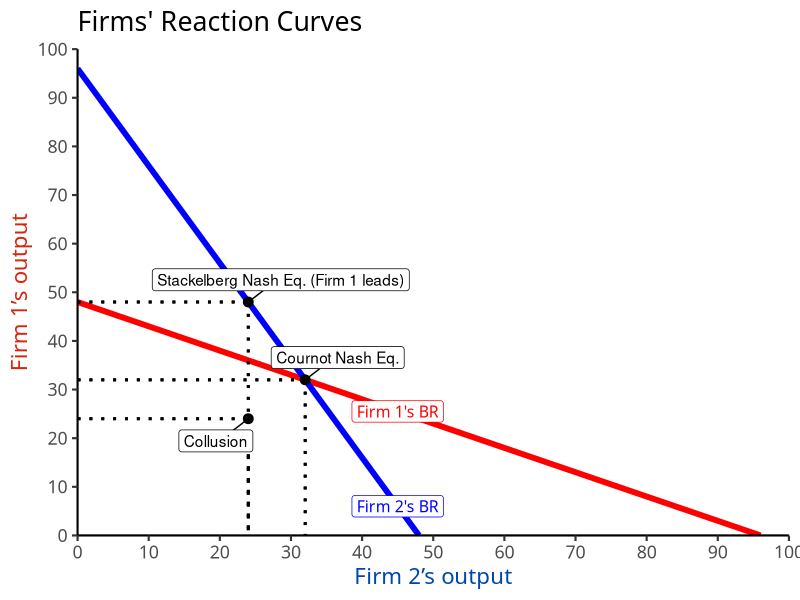
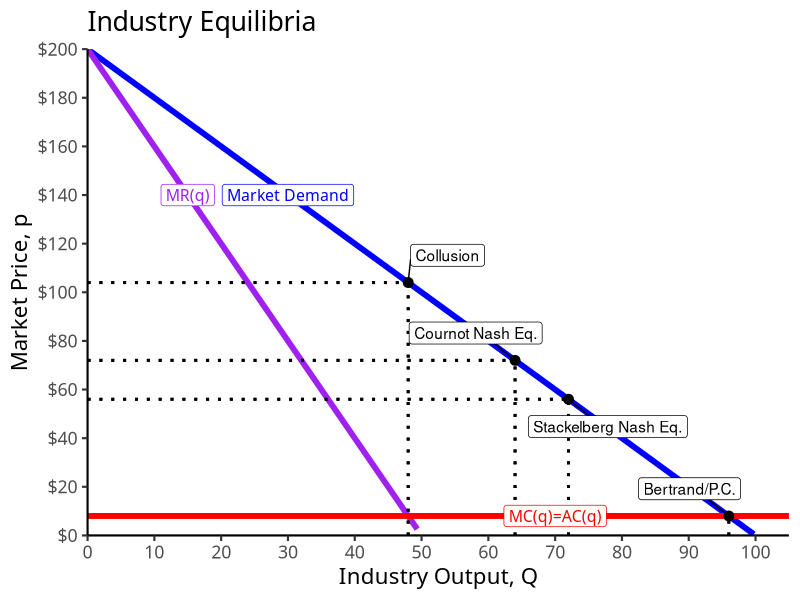

Reproduce these figures in R, in order.
## ---- chunk 1
knitr::opts_chunk$set(echo = F,
                      warning = F,
                      message = F,
                      fig.retina = 3)
library(tidyverse)
update_geom_defaults("label", list(family = "Fira Sans Condensed"))
update_geom_defaults("text", list(family = "Fira Sans Condensed"))
## ---- chunk 2
library(ggtext)
f1=function(x){48-0.5*x}
f2=function(x){96-2*x}

points<-tribble(
  ~x, ~y, ~lab,
  32, 32, "Cournot Nash Eq.",
  24, 48, "Stackelberg Nash Eq. (Firm 1 leads)",
  24, 24, "Collusion"
)

ggplot(tibble(x=c(0,10)), aes(x=x))+
  stat_function(fun=f1, geom="line", size=2, color="red")+
    annotate(geom = "label", x = 45, y = f1(45) , label = "Firm 1's BR",color = "red", size = 4) +
  stat_function(fun=f2, geom="line", size=2, color="blue")+
    annotate(geom = "label", x = 45, y = f2(45) , label = "Firm 2's BR",color = "blue", size = 4) +
  geom_segment(x = 0, xend = 32, y = 32, yend = 32, size = 1, linetype = "dotted")+
  geom_segment(x = 32, xend = 32, y = 32, yend = 0, size = 1, linetype = "dotted")+
  
  geom_segment(x = 0, xend = 24, y = 48, yend = 48, size = 1, linetype = "dotted")+
  geom_segment(x = 24, xend = 24, y = 48, yend = 0, size = 1, linetype = "dotted")+
  
  geom_segment(x = 0, xend = 24, y = 24, yend = 24, size = 1, linetype = "dotted")+
  geom_segment(x = 24, xend = 24, y = 24, yend = 0, size = 1, linetype = "dotted")+
  geom_point(data = points,
             aes(x = x,
                 y = y),
             size = 3)+
  ggrepel::geom_label_repel(data = points,
                           aes(x = x,
                               y = y,
                               label = lab),
                           seed = 2,
                           box.padding = 0.5)+
  scale_x_continuous(breaks = seq(0,100,10),
                     limits = c(0,100),
                     expand=c(0,0))+
  scale_y_continuous(breaks = seq(0,100,10),
                     limits = c(0,100),
                     expand=c(0,0))+
  theme_classic(base_family = "Fira Sans Condensed", base_size=16)+
  labs(x = "<span style='color:#0047AB;'>Firm 2's output</span>",
       y = "<span style='color:#D7250E;'>Firm 1's output</span>",
       title = "Firms' Reaction Curves")+
  theme(axis.title.x = element_markdown(),
        axis.title.y = element_markdown())
## ---- chunk 3
Demand_market<-function(x){200-2*x}
MR_market<-function(x){200-4*x}
MC_market<-function(x){8}

CS_1<-tribble(
  ~x, ~y,
  0, 200,
  0, 80,
  40, 80
)

DWL_1<-tribble(
  ~x, ~y,
  40, 20,
  40, 80,
  60, 20
)

points_m <- tribble(
  ~x, ~y, ~lab,
  64, 72, "Cournot Nash Eq.",
  48, 104, "Collusion",
  96, 8, "Bertrand/P.C.",
  72, 56, "Stackelberg Nash Eq."
)
ggplot(tibble(x=c(0,10)), aes(x=x))+
  #geom_polygon(data=CS_1, aes(x=x,y=y), fill="blue",alpha=0.5)+ #cs
  #geom_rect(xmin=0, xmax=40, ymin=20, ymax=80, fill="green", alpha=0.5)+ # pi
  #geom_polygon(data=DWL_1, aes(x=x,y=y), fill="black",alpha=0.5)+ #dwl
  stat_function(fun=Demand_market, geom="line", size=2, color="blue")+
  annotate(geom = "label", x = 30, y = Demand_market(30) , label = "Market Demand",color = "blue", size = 4) +

  stat_function(fun=MR_market, geom="line", size=2, color="purple")+
  annotate(geom = "label", x = 15, y = MR_market(15) , label = "MR(q)",color = "purple", size = 4) +

  stat_function(fun=MC_market, geom="line", size=2, color="red")+

  geom_segment(x=64,xend=64,y=0,yend=72,linetype="dotted", size =1)+
  geom_segment(x=0,xend=64,y=72,yend=72,linetype="dotted", size =1)+

  geom_segment(x=48,xend=48,y=0,yend=104,linetype="dotted", size =1)+
  geom_segment(x=0,xend=48,y=104,yend=104,linetype="dotted", size =1)+
  
  geom_segment(x=96,xend=96,y=0,yend=8,linetype="dotted", size =1)+
  #geom_segment(x=0,xend=96,y=8,yend=8,linetype="dotted", size =1)+

  geom_segment(x=72,xend=72,y=0,yend=56,linetype="dotted", size =1)+
  geom_segment(x=0,xend=72,y=56,yend=56,linetype="dotted", size =1)+

  annotate(geom = "label", x = 70, y = MC_market(70) , label = "MC(q)=AC(q)",color = "red", size = 4) +

  geom_point(data = points_m,
             aes(x = x,
                 y = y),
             size = 3)+
  ggrepel::geom_label_repel(data = points_m,
                           aes(x = x,
                               y = y,
                               label = lab),
                           seed = 2,
                           box.padding = 0.75)+

  scale_x_continuous(breaks = seq(0,100,10),
                     limits = c(0,105),
                     expand=c(0,0))+
  scale_y_continuous(breaks = seq(0,200,20),
                     labels = scales::dollar,
                     limits = c(0,200),
                     expand=c(0,0))+
  theme_classic(base_family = "Fira Sans Condensed", base_size=16)+
  labs(x = "Industry Output, Q",
       y = "Market Price, p",
       title = "Industry Equilibria")
